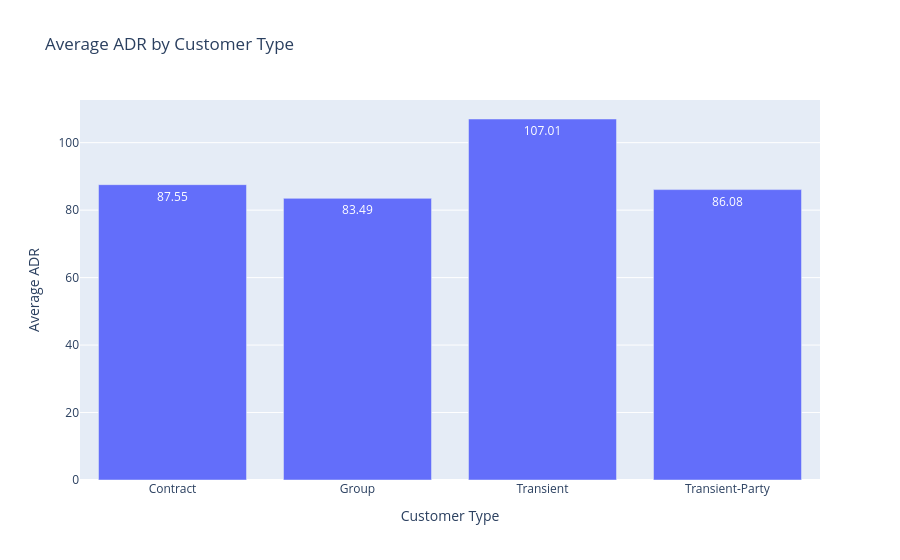

The code cell stored with this chart in its notebook:
### Code cell
## VISUALIZATION

fig = px.bar(
    adr_customer,
    x="customer_type",
    y="avg_adr",
    text=adr_customer["avg_adr"].round(2),
    title="Average ADR by Customer Type"
)

fig.update_layout(
    xaxis_title="Customer Type",
    yaxis_title="Average ADR"
)

fig.show()

### Figure 1 — Plotly figure (JSON) as saved in the notebook; plotly's stock layout.template omitted (floating-point values rounded to 4 significant figures)
{"data": [{"hovertemplate": "customer_type=%{x}<br>avg_adr=%{y}<br>text=%{text}<extra></extra>", "legendgroup": "", "marker": {"color": "#636efa", "pattern": {"shape": ""}}, "name": "", "orientation": "v", "showlegend": false, "text": [87.55, 83.49, 107.0, 86.08], "textposition": "auto", "type": "bar", "x": ["Contract", "Group", "Transient", "Transient-Party"], "xaxis": "x", "y": [87.55, 83.49, 107.0, 86.08], "yaxis": "y"}], "layout": {"barmode": "relative", "legend": {"tracegroupgap": 0}, "title": {"text": "Average ADR by Customer Type"}, "xaxis": {"anchor": "y", "domain": [0, 1], "title": {"text": "Customer Type"}}, "yaxis": {"anchor": "x", "domain": [0, 1], "title": {"text": "Average ADR"}}}}
